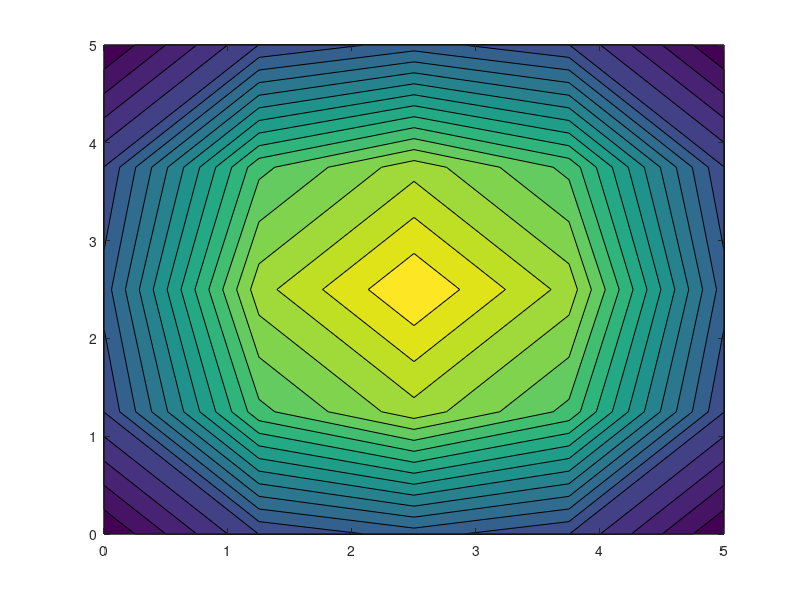

Source code (MATLAB):
clc
clear
%this program was written by Arash Moradian 
disp('This program is written to solve 2D heat transfer on a square');
choice=menu('Do you want to crate a custom problem or see an example solved?','create custom problem','solve an example'); 
if (choice==1)
disp('Boundry condition for all walls has been set to convective heat transfer');
X= input('Length of axies: ');
N=input('Number of nodes along each axies: ');
G0=input('Heat generation inside the square: ');
hu=input('Convective heat coefficient on upper wall: ');
hd=input('Convective heat coefficient on bottom wall: ');
hr=input('Convective heat coefficient on right wall: ');
hl=input('Convective heat coefficient on left wall: ');
Tu=input('Ambient temperature on upper side: ');
Td=input('Ambient temperature on lower side: ');
Tr=input('Ambient temperature on right side: ');
Tl=input('Ambient temperature on left side: ');
kc=input('Conductivity: ');
else
    disp('considering a square with following conditions')
    disp('axies lenght is 8cm');
    X= 8;
    disp('number of nodes along each axies is 80');
N=80;
disp('considering no heat generation')
G0=0;
disp('upper and lower wall have convective heat coefficient of 1400 W/m^2 K')
hu=1400;
hd=1400;
disp('ambient temperature is 300K')
Tu=300;
Td=300;
disp('right wall is isolated')
hr=0;
Tr=1;
disp('left wall has a constant temperature of 423K');
hl=hu*10;
Tl=423;
disp('and Conductivity is 20 W/mK')
kc=20;
end
k=0;
NN=N*N;
dx=X/(N-1);
A=zeros(NN,NN);
disp('... calculating coefficients matrix ...')
for j=1:N
    for i=1:N
        k=k+1;
        if (i==1 & j==1)
A(k,k)=-2-(hd+hl)*dx/kc; A(k,k+1)=1;  A(k,k+N)=1; B(k)=-(dx*(hl*Tl+hd*Td)/kc) -(G0*dx*dx/(2*kc));
        elseif (j==1 & i>=2 & i<=(N-1))
A(k,k)=-2*(2+hd*dx/kc); A(k,k+1)=1; A(k,k-1)=1; A(k,k+N)=2; B(k)=-(2*hd*dx*Td/kc) -(G0*dx*dx/kc);
 elseif (i==N & j==1)
A(k,k)=-2-(hd+hr)*dx/kc; A(k,k-1)=1;  A(k,k+N)=1; B(k)=-(dx*(hr*Tr+hd*Td)/kc) -(G0*dx*dx/(2*kc));
        elseif (i==1 & j>=2 & j<=(N-1))
A(k,k)=-2*(2+hl*dx/kc); A(k,k+1)=2; A(k,k-N)=1; A(k,k+N)=1;
B(k)=-(2*hl*dx*Tl/kc) -(G0*dx*dx/kc);
        elseif (i==N & j>=2 & j<=(N-1))
A(k,k)=-2*(2+hr*dx/kc); A(k,k+N)=1; A(k,k-N)=1; A(k,k-1)=2; B(k)=-(2*hr*dx*Tr/kc) -(G0*dx*dx/kc);
 elseif (i==1 & j==N)
A(k,k)=-2-(hu+hl)*dx/kc; A(k,k+1)=1;  A(k,k-N)=1; B(k)=-(dx*(hl*Tl+hu*Tu)/kc) -(G0*dx*dx/(2*kc));
 elseif (j==N & i>=2 & i<=(N-1))
A(k,k)=-2*(2+hu*dx/kc); A(k,k+1)=1; A(k,k-1)=1; A(k,k-N)=2; B(k)=-(2*hu*dx*Tu/kc) -(G0*dx*dx/kc);
 elseif (i==N & j==N)
A(k,k)=-2 -(hu+hr)*dx/kc; A(k,k-1)=1;  A(k,k-N)=1; B(k)=-(dx*(hr*Tr+hu*Tu)/kc) -(G0*dx*dx/(2*kc));
 else
A(k,k)=-4; A(k,k+1)=1; A(k,k-1)=1; A(k,k-N)=1; A(k,k+N)=1;
B(k)=-G0*dx*dx/kc;
end
    end
end
disp('...Done ... now inversing coefficients matrix (this might take a while) ...')
A=inv(A);
disp('... Done ... now calculating the results ...')
tt=A*B';
kk=0;
for i=1:N
    for j=1:N
        kk=kk+1; T(i,j)=tt(kk);
    end
end
x=0:dx:X; y=x;
disp('... Done ... Ploting contour.')
cs=contourf(x,y,T,20);